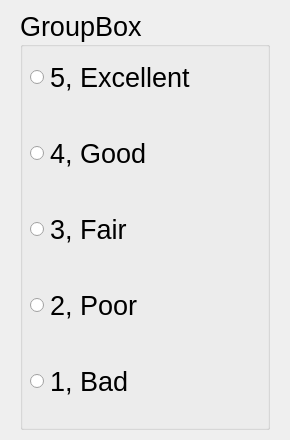
<?xml version="1.0" encoding="UTF-8"?>
<ui version="4.0">
 <class>ScoreTable</class>
 <widget class="QWidget" name="ScoreTable">
  <property name="geometry">
   <rect>
    <x>0</x>
    <y>0</y>
    <width>290</width>
    <height>440</height>
   </rect>
  </property>
  <property name="windowTitle">
   <string>Form</string>
  </property>
  <widget class="QGroupBox" name="scoring_name">
   <property name="geometry">
    <rect>
     <x>20</x>
     <y>10</y>
     <width>250</width>
     <height>420</height>
    </rect>
   </property>
   <property name="font">
    <font>
     <pointsize>20</pointsize>
    </font>
   </property>
   <property name="focusPolicy">
    <enum>Qt::StrongFocus</enum>
   </property>
   <property name="title">
    <string>GroupBox</string>
   </property>
   <widget class="QWidget" name="verticalLayoutWidget">
    <property name="geometry">
     <rect>
      <x>10</x>
      <y>40</y>
      <width>231</width>
      <height>371</height>
     </rect>
    </property>
    <layout class="QVBoxLayout" name="verticalLayout">
     <property name="spacing">
      <number>30</number>
     </property>
     <property name="bottomMargin">
      <number>10</number>
     </property>
     <item>
      <widget class="QRadioButton" name="radioButton">
       <property name="text">
        <string>5, Excellent</string>
       </property>
      </widget>
     </item>
     <item>
      <widget class="QRadioButton" name="radioButton_2">
       <property name="text">
        <string>4, Good</string>
       </property>
      </widget>
     </item>
     <item>
      <widget class="QRadioButton" name="radioButton_3">
       <property name="text">
        <string>3, Fair</string>
       </property>
      </widget>
     </item>
     <item>
      <widget class="QRadioButton" name="radioButton_4">
       <property name="text">
        <string>2, Poor</string>
       </property>
      </widget>
     </item>
     <item>
      <widget class="QRadioButton" name="radioButton_5">
       <property name="text">
        <string>1, Bad</string>
       </property>
      </widget>
     </item>
    </layout>
   </widget>
  </widget>
  <widget class="QLabel" name="border_label">
   <property name="geometry">
    <rect>
     <x>0</x>
     <y>0</y>
     <width>290</width>
     <height>440</height>
    </rect>
   </property>
   <property name="focusPolicy">
    <enum>Qt::StrongFocus</enum>
   </property>
   <property name="styleSheet">
    <string notr="true"/>
   </property>
   <property name="lineWidth">
    <number>1</number>
   </property>
   <property name="text">
    <string/>
   </property>
  </widget>
  <zorder>border_label</zorder>
  <zorder>scoring_name</zorder>
 </widget>
 <resources/>
 <connections/>
</ui>
